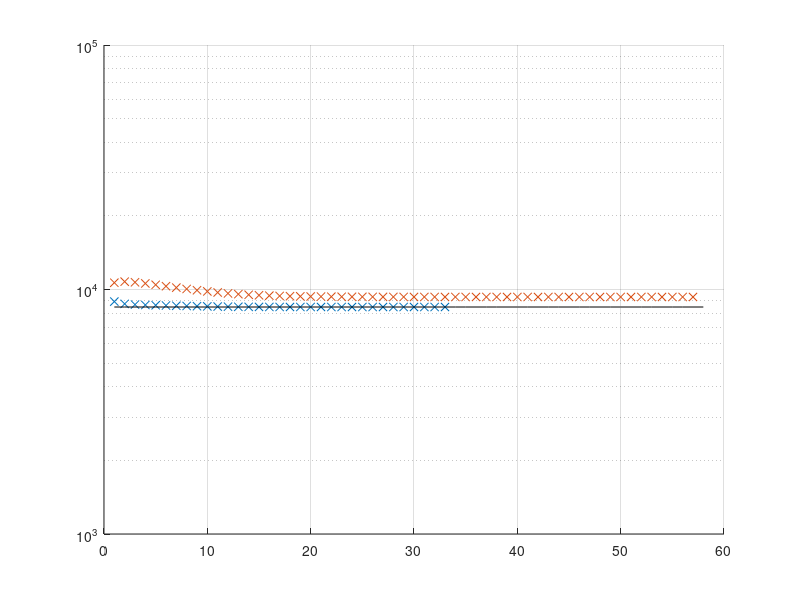

Write the MATLAB code that produced this figure. (Note: this script raises an error after producing the figure.)
filename = 'compare_formulations.mat';
load("compare_formulations.mat")

figure
set(gca, 'YScale', 'log')   
grid on
hold on
semilogy(lls{1}(2:end), marker='x')
semilogy((lls_naive{1}(2:end)), marker='x')
semilogy(ones(size(lls_naive{1})) * (fval), color='black')
hold off;

reler_adj = reler(thetas{1});
reler_naive = reler(thetas_naive{1  });

% yyaxis right
% plot(log(reler_adj), marker='x')
% yyaxis right
% plot(log(reler_naive), marker='x', color='green')
% 
% hold off
% figure
% hold on
% plot(log(reler(thetas_naive{1})), marker='x')
% plot(log(reler(thetas{1})), marker='x', color='green')

%% Func
function [reler] = reler(measured)
%compute relative error to params
[inpar,params] = setpar();
reler =  mynorm(measured - params)./mynorm(params);
end

function res = mynorm(X)
res = sqrt(sum(X.^2,2));
end


